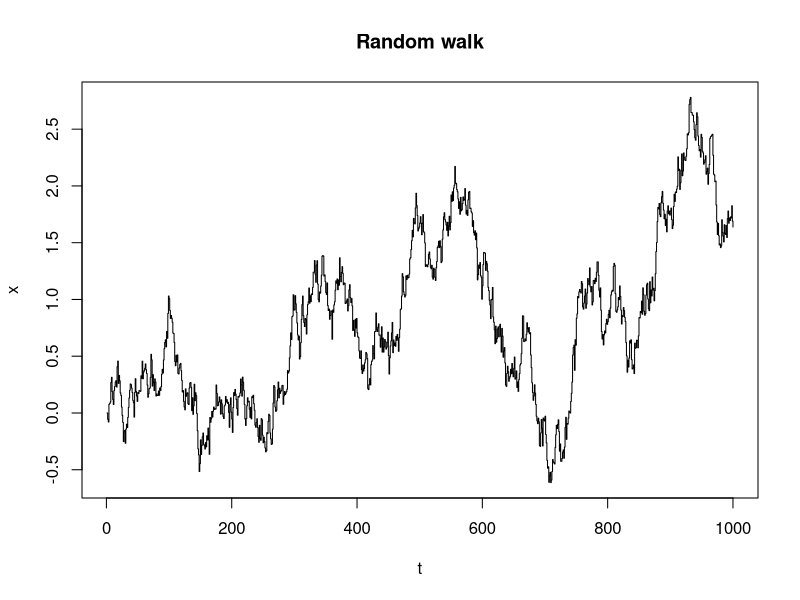

Source code (R):
set.seed(123)
x <- numeric(1000)
for (t in 1:(length(x) - 1)){
  x[[t + 1]] <- x[[t]] + rnorm(1 ,0, 0.1)
}
#Recorriendo un dataframe por columnas
plot(x, type = "s", main = "Random walk", xlab = "t")
df <- data.frame(x= c(1, 2, 3), y = c("A", "B", "C"), stringsAsFactors = FALSE)
for(col in df) {
  str(col)
}
#recorriendo un dataframe por filas
cat("-------------------------------\n")
cat("recorriendo un dataframe por filas")
for(i in 1:nrow(df)) {
  row <- df[i, ]
  cat("row", i, "\n")
  str(row)
  cat("\n")
}
cat("-------------------------------\n")
cat("numeros entre 1000 y 1100 que cumplen i^2 %% 11 == i^3 %% 17 \n")
m <- integer()
for (i in 1000:1100) {
  if ((i ^ 2) %% 11 == (i ^ 3) %% 17) {
    m <- c(m, i)
  }
}
cat("-------------------------------\n")
x <- c("a", "b", "c")
combx <- character()
for (c1 in x) {
  for (c2 in x) {
    combx <- c(combx, paste(c1, c2, sep = ",", collapse = ""))
  }
}
cat(combx)

